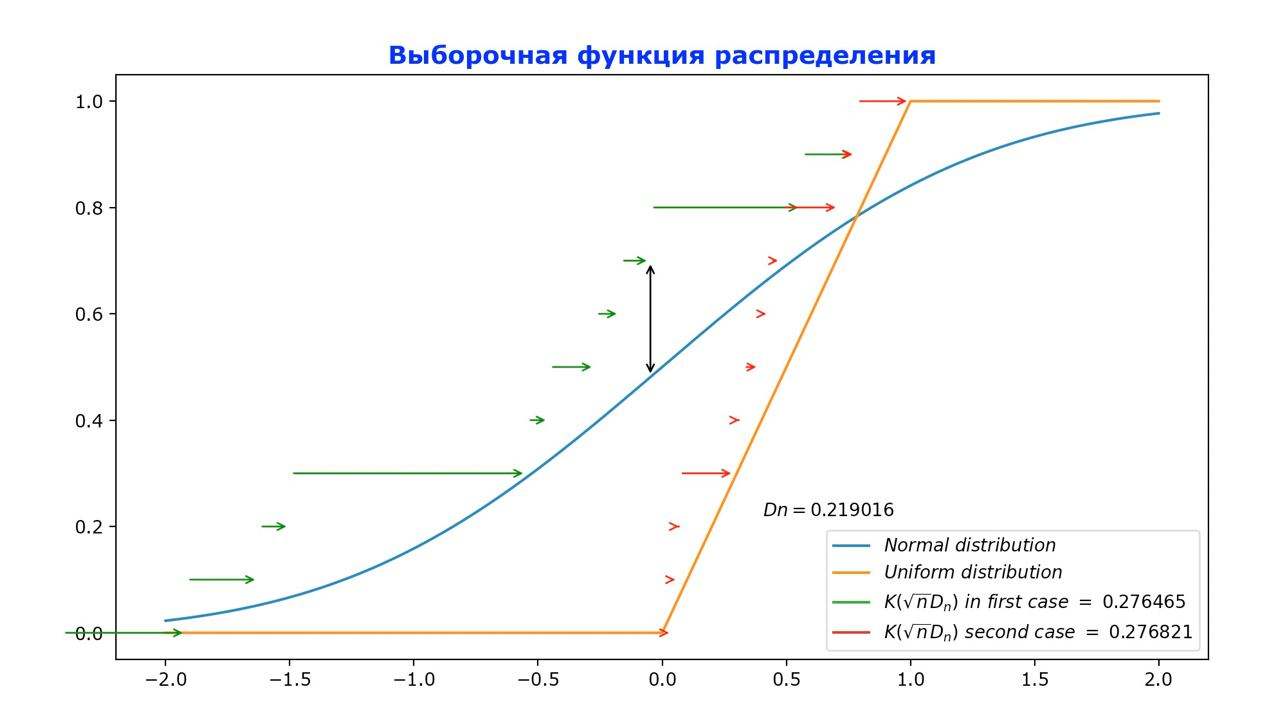

The Python source for this figure:
from pylab import *
rc ('font', family='verdana')
import scipy.stats as sps

N = 10
EPS = 1e-8

sample_ = sps.norm(loc=0, scale=1).rvs(size=N)
sample = sorted(sample_)

def norm_distr (x):
	return sps.norm(loc=0, scale=1).cdf(x)

figure(1)
x = arange (-2, 2, 1e-3)
plot (x, sps.norm(loc=0, scale=1).cdf(x), label=r'$Normal\ distribution$')
arrowprops = {'arrowstyle': '->', 'color':'green'}
annotate(u'', xy = (sample[0],0), xytext = (-max(abs(sample[0]), abs(sample[-1])) - 0.5, 0), arrowprops = arrowprops)
for i in range(1, N):
    annotate(u'', xy = (sample[i],i/N), xytext = (sample[i-1],i/N), arrowprops = arrowprops)
annotate(u'', xy = (max(abs(sample[0]), abs(sample[-1]))+0.5,1), xytext = (sample[-1], 1), arrowprops = arrowprops)

plot (x, sps.uniform(loc=0, scale=1).cdf(x), label=r'$Uniform\ distribution$')
arrowprops = {'arrowstyle': '->', 'color':'red'}
annotate(u'', xy = (norm_distr(sample[0]),0), xytext = (0,0), arrowprops = arrowprops)
for i in range(1, N):
    annotate(u'', xy = (norm_distr(sample[i]),i/N), xytext = (norm_distr(sample[i-1]),i/N), arrowprops = arrowprops)
annotate(u'', xy = (1,1), xytext = (norm_distr(sample[-1]), 1), arrowprops = arrowprops)


k1 = 0
i = 0
Dn = 0
for k in range (0, N):
	if Dn < abs(norm_distr(sample[k])-(k-1)/N):
		Dn = abs(norm_distr(sample[k])-(k-1)/N)
		k1 = k
		i = -1
	if Dn < abs(norm_distr(sample[k])-k/N):
		Dn = abs(norm_distr(sample[k])-k/N)
		k1 = k
		i = 0

print(f"k1 = {k1}")
arrowprops = {'arrowstyle': '<->', 'color':'black'}
annotate(u'', xy = (sample[(k1+i)], (k1+i)/N), xytext = (sample[(k1+i)], norm_distr(sample[k1+i])), arrowprops = arrowprops)
plt.text(Dn,Dn, f"$\ \ \ \ \ \ \ \ Dn = {Dn:.6f}$")

sum = 1
k = 1
while abs((-1)**(k+1)*exp(-2*(k+1)**2*N*Dn**2)) > EPS:
	sum += 2*(-1)**k*exp(-2*k**2*N*Dn**2)
	k+=1

plot (0, 0, label=r"$K(\sqrt{n} D_n)\ $" + f"$in\ first\ case\ =\ {sum:.6f}$")

sum = 1
i = -1
k = 1
while 1:
	s = (-1)**k*exp(-2*k**2*N*Dn**2)
	sum += 2*s
	if sum < 0.95:
		if i == 1: break
		else: i = 1
	else:
		if i == -1: break
		else: i = -1
	k+=1
plot (0, 0, label=r"$K(\sqrt{n} D_n)\ $" + f"$second\ case\ =\ {sum:.6f}$")



legend(loc=4)
title('Выборочная функция распределения', color='b', weight='bold', size=14)

show()
